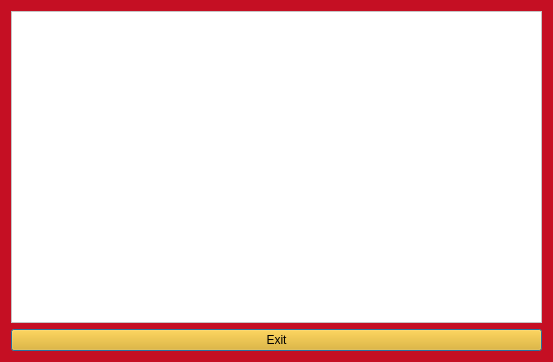
<?xml version="1.0" encoding="UTF-8"?>
<ui version="4.0">
 <class>viewRest</class>
 <widget class="QDialog" name="viewRest">
  <property name="geometry">
   <rect>
    <x>0</x>
    <y>0</y>
    <width>553</width>
    <height>362</height>
   </rect>
  </property>
  <property name="minimumSize">
   <size>
    <width>553</width>
    <height>362</height>
   </size>
  </property>
  <property name="maximumSize">
   <size>
    <width>553</width>
    <height>362</height>
   </size>
  </property>
  <property name="windowTitle">
   <string>Dialog</string>
  </property>
  <property name="styleSheet">
   <string notr="true">background-color: rgb(197, 15, 35);</string>
  </property>
  <layout class="QGridLayout" name="gridLayout">
   <item row="0" column="0">
    <widget class="QTableView" name="Restaurant_Table">
     <property name="styleSheet">
      <string notr="true">background-color: rgb(255, 255, 255);</string>
     </property>
    </widget>
   </item>
   <item row="1" column="0">
    <widget class="QPushButton" name="Exit_Button">
     <property name="styleSheet">
      <string notr="true">background-color: rgb(239, 172, 1);</string>
     </property>
     <property name="text">
      <string>Exit</string>
     </property>
    </widget>
   </item>
  </layout>
 </widget>
 <resources/>
 <connections/>
</ui>
